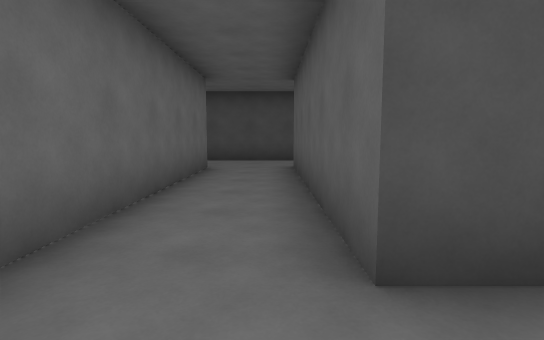
view 1 (above)

22 first-person views from a walk through a 3-D level made in the Godot game engine. The camera is 1.3 m above the floor, tilts 6° down and sees 80° across. Doors that lead somewhere are drawn open, without their leaves. The floor is counted in squares, 1.8 m on a side. Each view is taken from the middle of a square. On the plan, view 1 faces up. The plan holds only what a view shows up to about 10 squares ahead; the rest is blank. The place goes on beyond the plan. Flat picture figures and markers are not drawn. Characters and animated objects are left out. Surface patterns are stand-ins for the level's own textures.

view 2
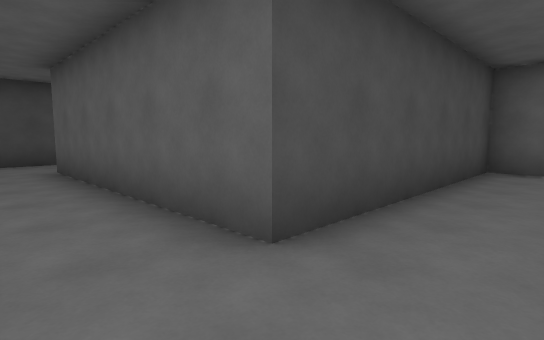

view 3
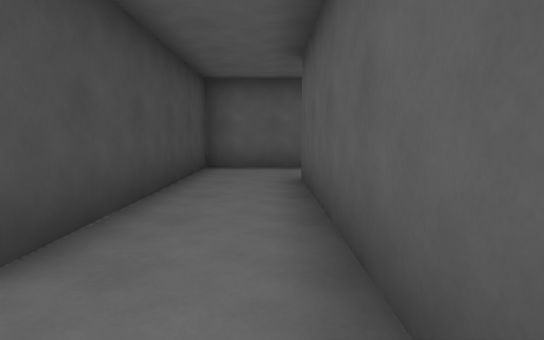

view 4
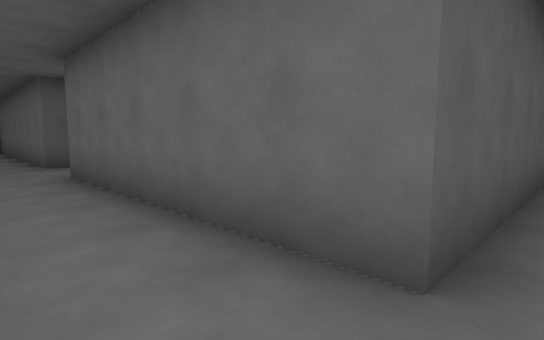

view 5
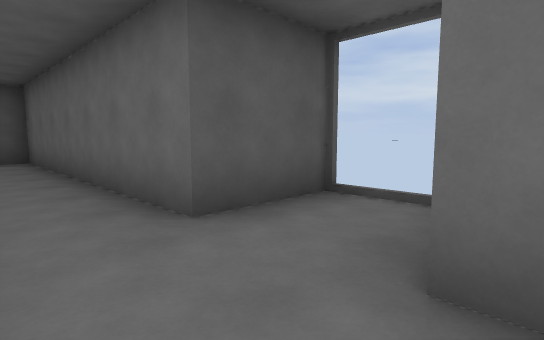

view 6
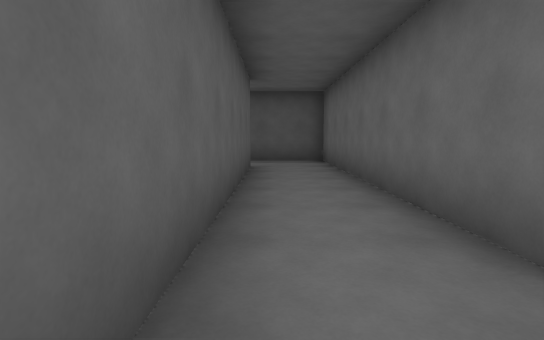

view 7
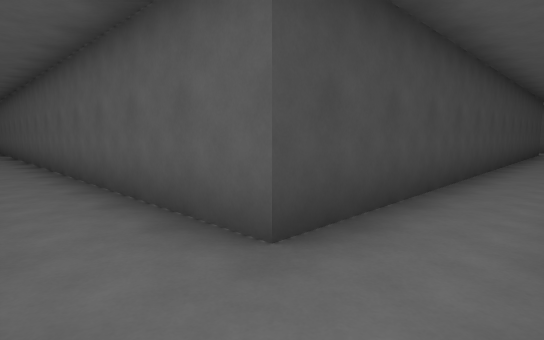

view 8
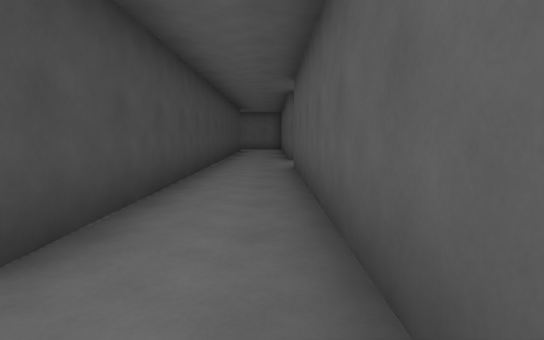

view 9
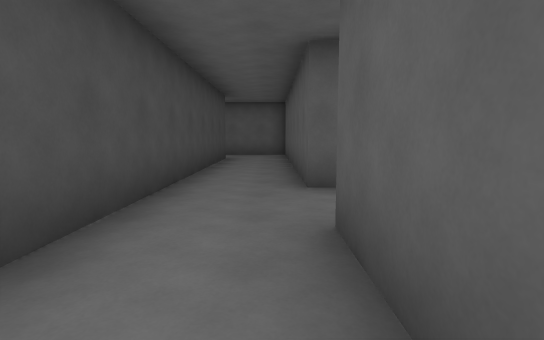

view 10
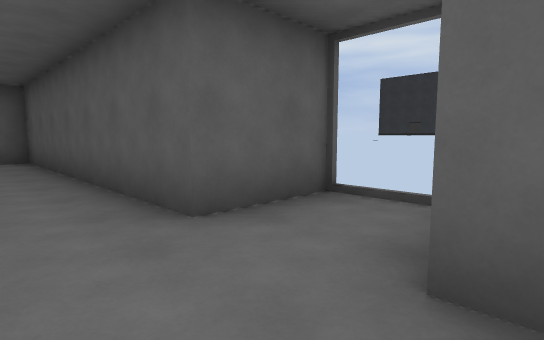

view 11
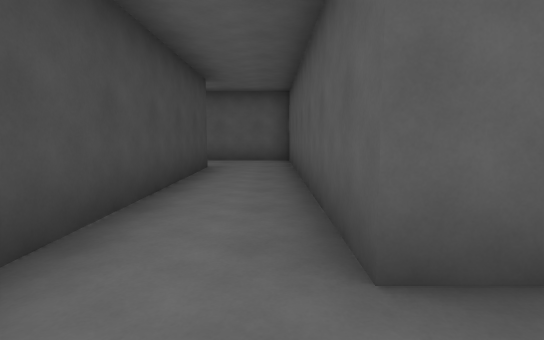

view 12
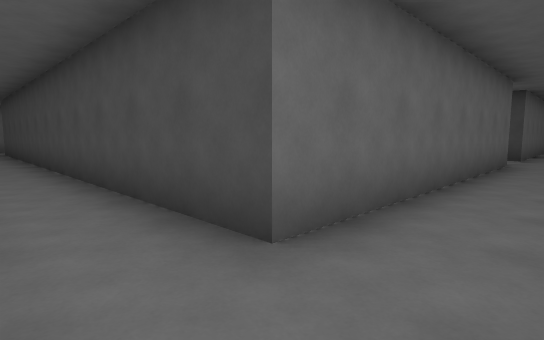

view 13
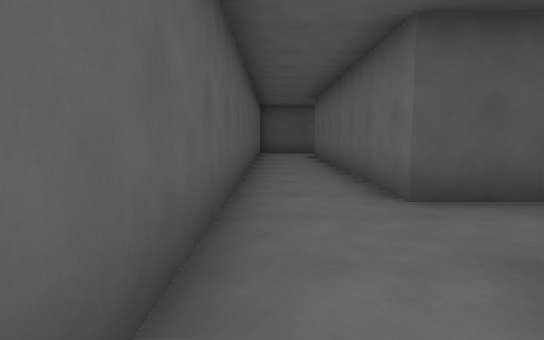

view 14
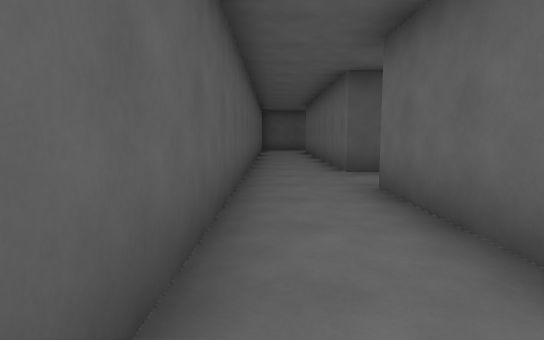

view 15
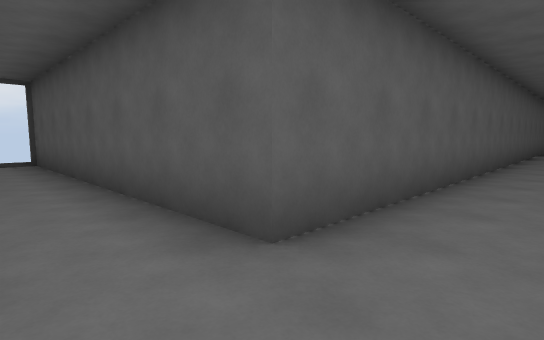

view 16
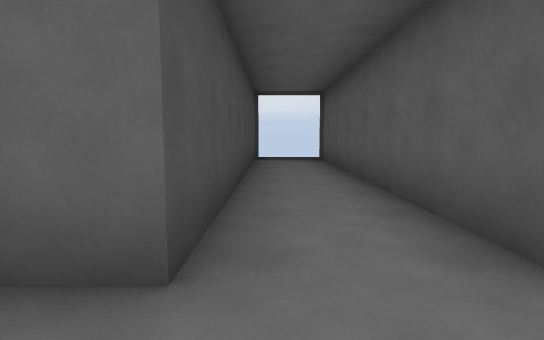

view 17
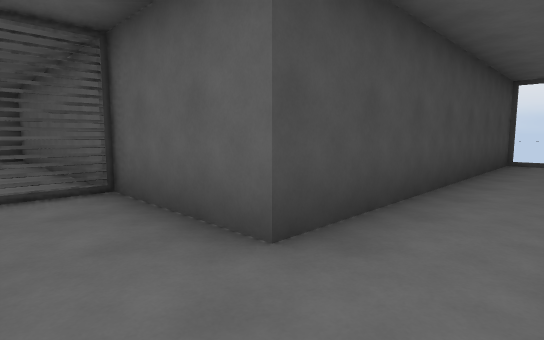

view 18
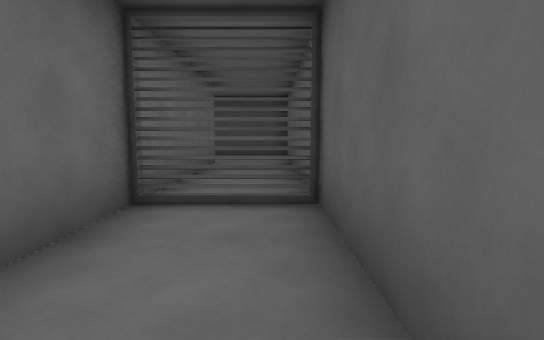

view 19
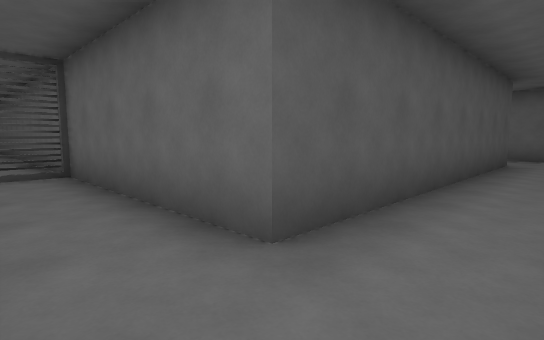

view 20
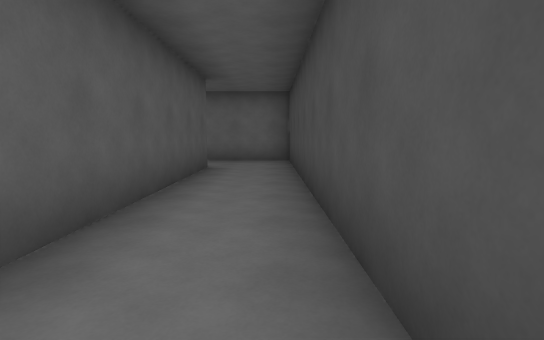

view 21
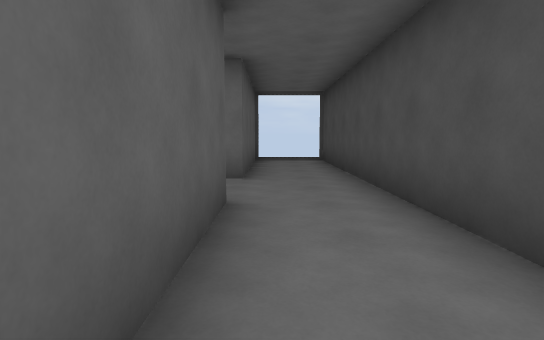

view 22
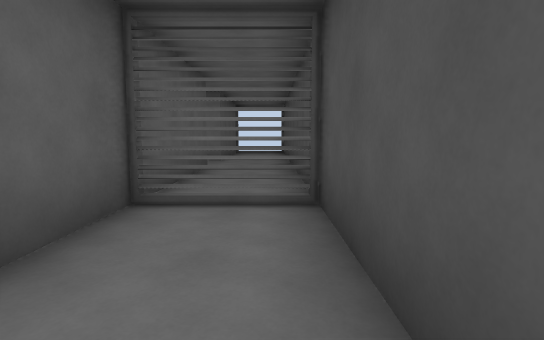

### Floor plan
Points are (right, up) in squares from view 1. A wall is a line through its corners. A room is listed if a view was taken in it or the views show most of it. See-through windows are left out.
Room 1 (views 1, 2, 3, 4, 5, 6, 7, 8, 9, 10, 11, 12, 13, 14, 15, 16, 17, 18, 19, 20, 21, 22)
walls: (6.5, -0.8) (6.5, 1.5) (0.5, 1.5) (0.5, 7.5) (6.2, 7.5); (-0.5, -0.5) (4.5, -0.5) (4.5, -6.5); (2.4, -8.5) (4.5, -8.5) (4.5, -16.5) (12.5, -16.5); (7.5, 9.5) (-5.5, 9.5); (-5.2, 7.5) (-1.5, 7.5) (-1.5, 1.8); (12.5, 11.5) (20.5, 11.5) (20.5, 0.2); (19, -6.5) (20.5, -6.5) (20.5, -14.5) (6.5, -14.5) (6.5, -3.2); (20.5, -1.6) (20.5, -4.5) (20.1, -4.5); (13.1, -18.5) (14.5, -18.5) (14.5, -16.5) (22.5, -16.5) (22.5, 1.5) (30.6, 1.5); (19.5, 13.5) (10.5, 13.5) (10.5, 11); (30.6, 3.5) (22.5, 3.5) (22.5, 13.5) (22, 13.5)
ways out: open door at (-6, 8.5); open door at (2, -7.5); open door at (13.5, -19); open door at (31, 2.5)

Positions as (right, up) in squares from view 1, and headings:
1: (0, 0), facing up
2: (-1, 0), facing up-right
3: (-1, 0), facing right
4: (6, 0), facing down-left
5: (6, -6), facing down-left
6: (6, -7), facing down
7: (5, -16), facing up-right
8: (5, -16), facing right
9: (10, -16), facing right
10: (12, -15), facing down-right
11: (13, -16), facing right
12: (22, -16), facing up-left
13: (22, -3), facing down
14: (22, 0), facing down
15: (21, 3), facing down-right
16: (21, 3), facing right
17: (21, 2), facing up-right
18: (22, 3), facing up
19: (22, 13), facing down-left
20: (20, 13), facing left
21: (4, 8), facing left
22: (8, 9), facing left
